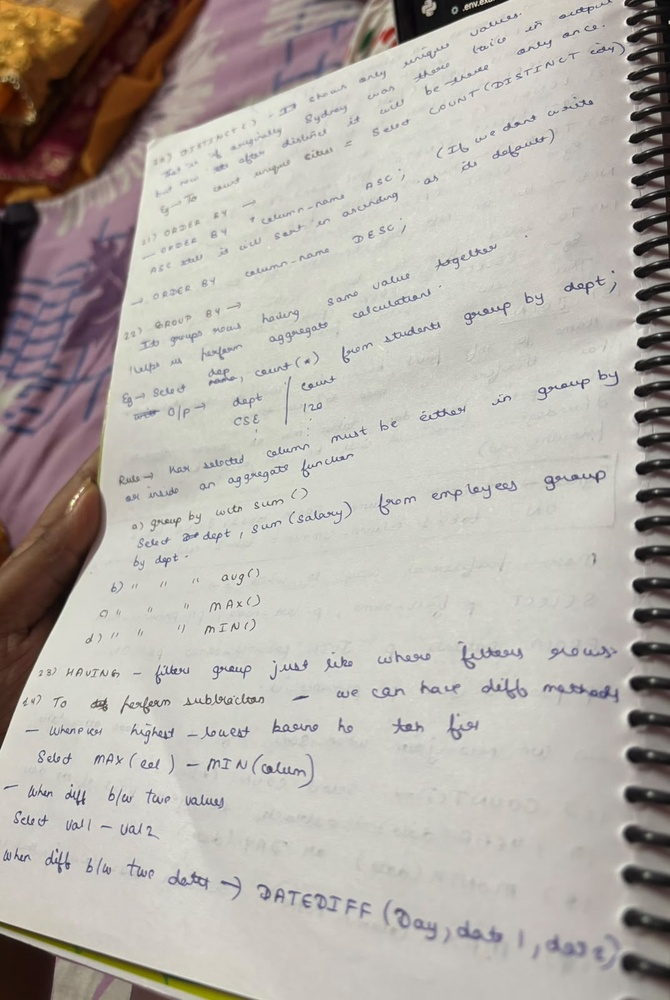
#> input picture samples/messy_scan.jpg, 670 x 1000 px, shrunk from 1072 x 1600 before the run
$ python -i image_utils.py   (imports and definitions only)
#> lines starting #> are read from the running program, lines starting #| are printed output that depends on the picture
#> further down, picture is the input picture: shape (1000, 670, 3); mean B, G, R 167.8, 174, 179.5
import cv2
import numpy as np


def to_grayscale(image: np.ndarray) -> np.ndarray:
    return cv2.cvtColor(image, cv2.COLOR_BGR2GRAY)
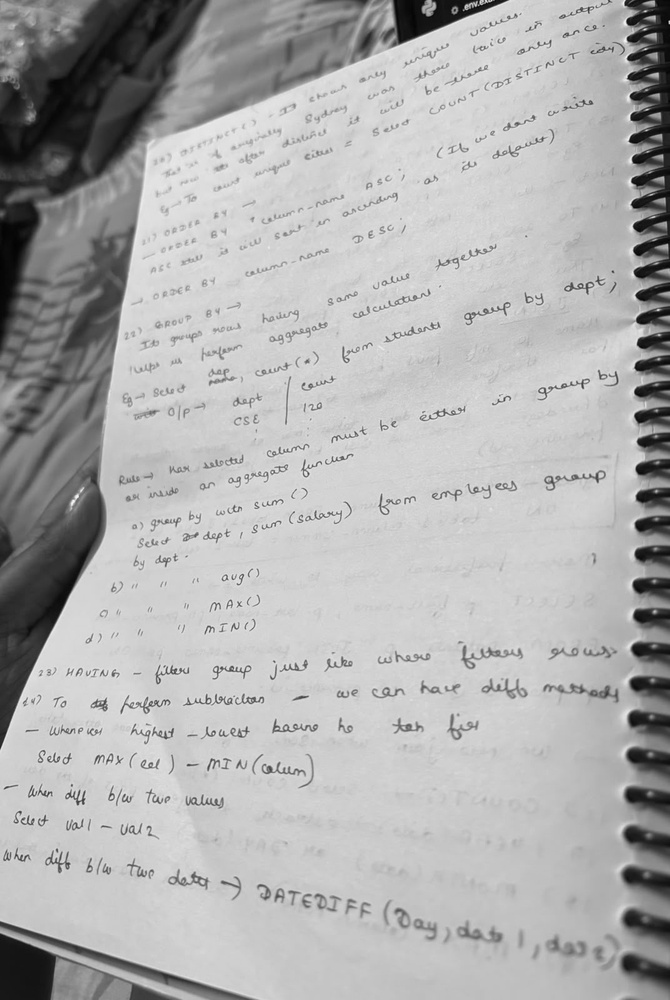
#> returned value: shape (1000, 670); min 1, max 250, mean 174.9


def denoise(image: np.ndarray) -> np.ndarray:
    return cv2.fastNlMeansDenoising(image, h=10)


def enhance_contrast(image: np.ndarray) -> np.ndarray:
    clahe = cv2.createCLAHE(clipLimit=2.0, tileGridSize=(8, 8))
    return clahe.apply(image)
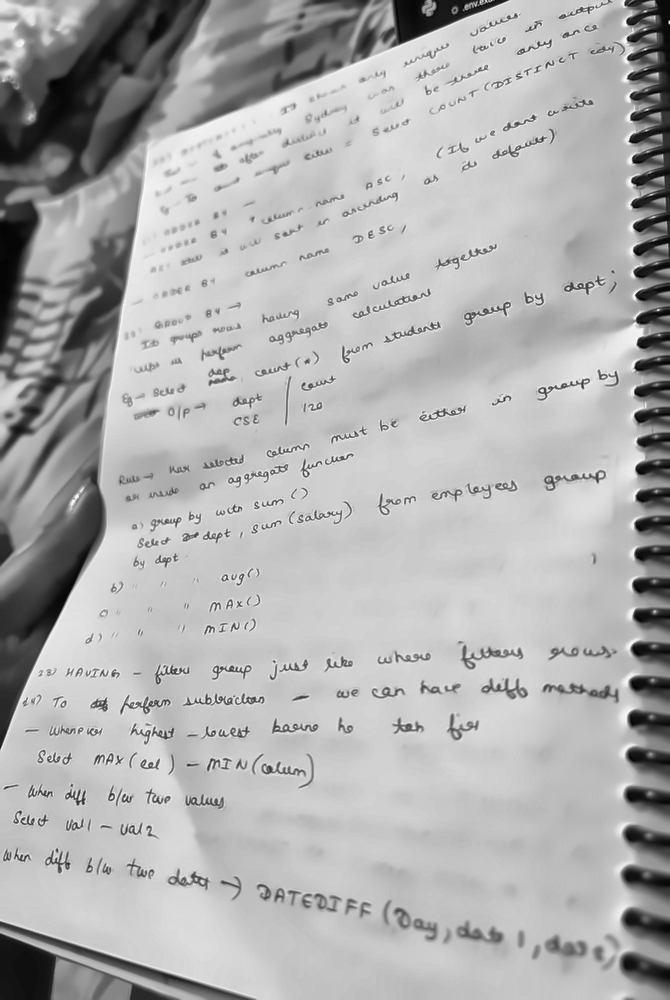
#> returned value: shape (1000, 670); min 1, max 253, mean 174.9


def detect_skew_angle(image: np.ndarray) -> float:
    coords = np.column_stack(np.where(image < 128))
#> coords = 112517 pairs, first value 0 to 999, second value 0 to 669
    angle = cv2.minAreaRect(coords)[-1]
#> angle = -90
    if angle < -45:
        angle = 90 + angle
#> angle = 0
    return angle


def deskew(image: np.ndarray) -> np.ndarray:
    angle = detect_skew_angle(image)
#> angle = 0
    height, width = image.shape[:2]
#> height = 1000; width = 670
    center = (width // 2, height // 2)
#> center = (335, 500)
    matrix = cv2.getRotationMatrix2D(center, -angle, 1.0)
#> matrix = [[1, 0, 0], [0, 1, 0]]
    return cv2.warpAffine(
        image, matrix, (width, height), flags=cv2.INTER_CUBIC, borderMode=cv2.BORDER_REPLICATE
    )


def preprocess_for_ocr(image: np.ndarray) -> np.ndarray:
    gray = to_grayscale(image)
    denoised = denoise(gray)
    contrast = enhance_contrast(denoised)
    return deskew(contrast)

>>> import cv2
>>> picture = cv2.imread('../samples/messy_scan.jpg')
>>> result = preprocess_for_ocr(picture)

$ run again, on samples/messy_scan1.jpg
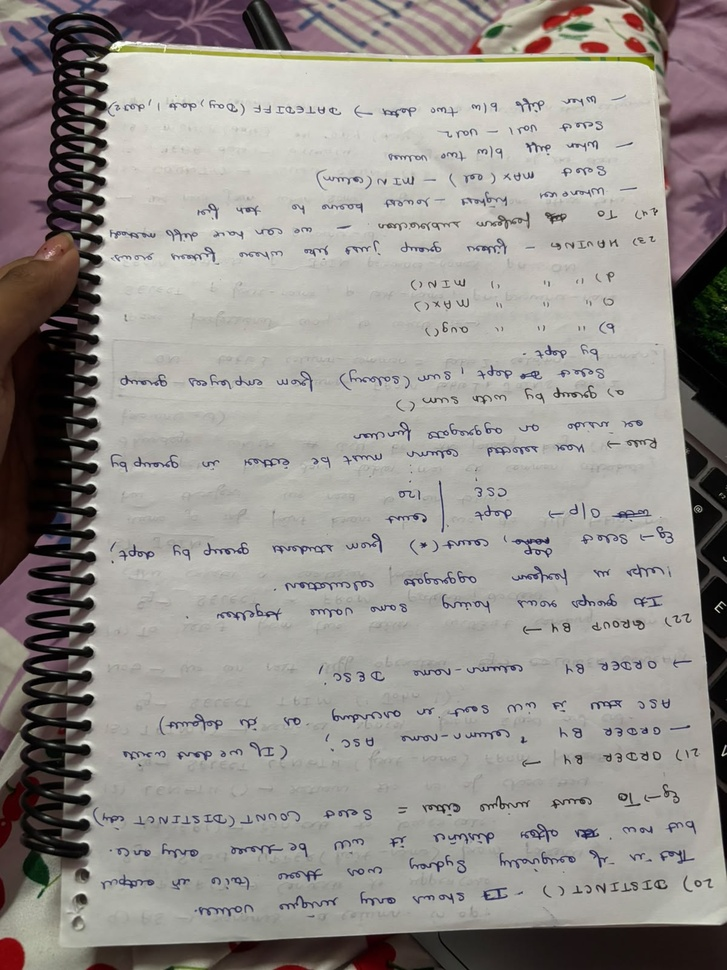
#> input picture samples/messy_scan1.jpg, 727 x 970 px, shrunk from 1200 x 1600 before the run
#> picture is the input picture: shape (970, 727, 3); mean B, G, R 142.9, 146.9, 151
#> in to_grayscale, `return cv2.cvtColor(image, cv2.COLOR_BGR2GRAY)`:
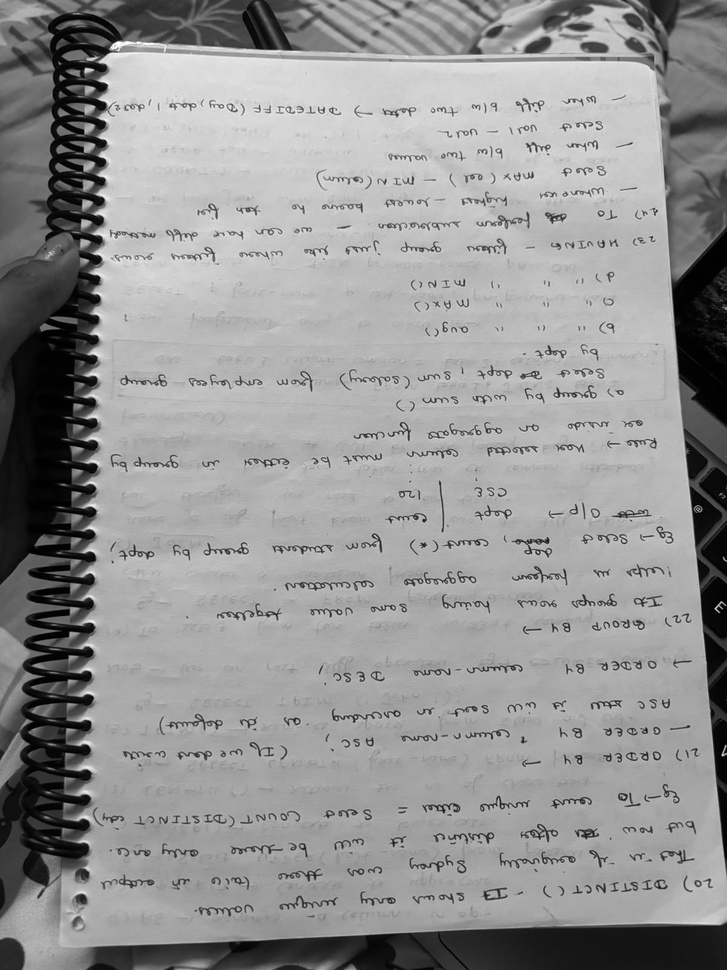
#> returned value: shape (970, 727); min 0, max 255, mean 147.7
#> in enhance_contrast, `return clahe.apply(image)`:
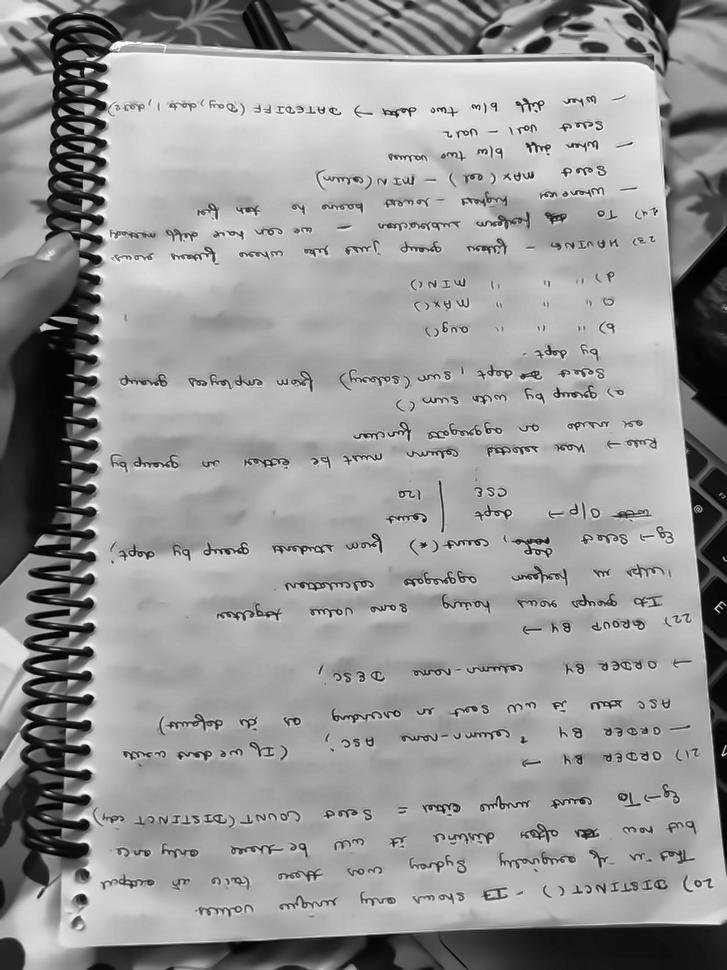
#> returned value: shape (970, 727); min 0, max 255, mean 151.6
#> coords = 156671 pairs, first value 0 to 969, second value 0 to 726
#> in detect_skew_angle, `angle = cv2.minAreaRect(coords)[-1]`: angle = -90
#> in detect_skew_angle, `angle = 90 + angle`: angle = 0
#> matrix = [[1, 0, 0], [0, 1, 0]]
